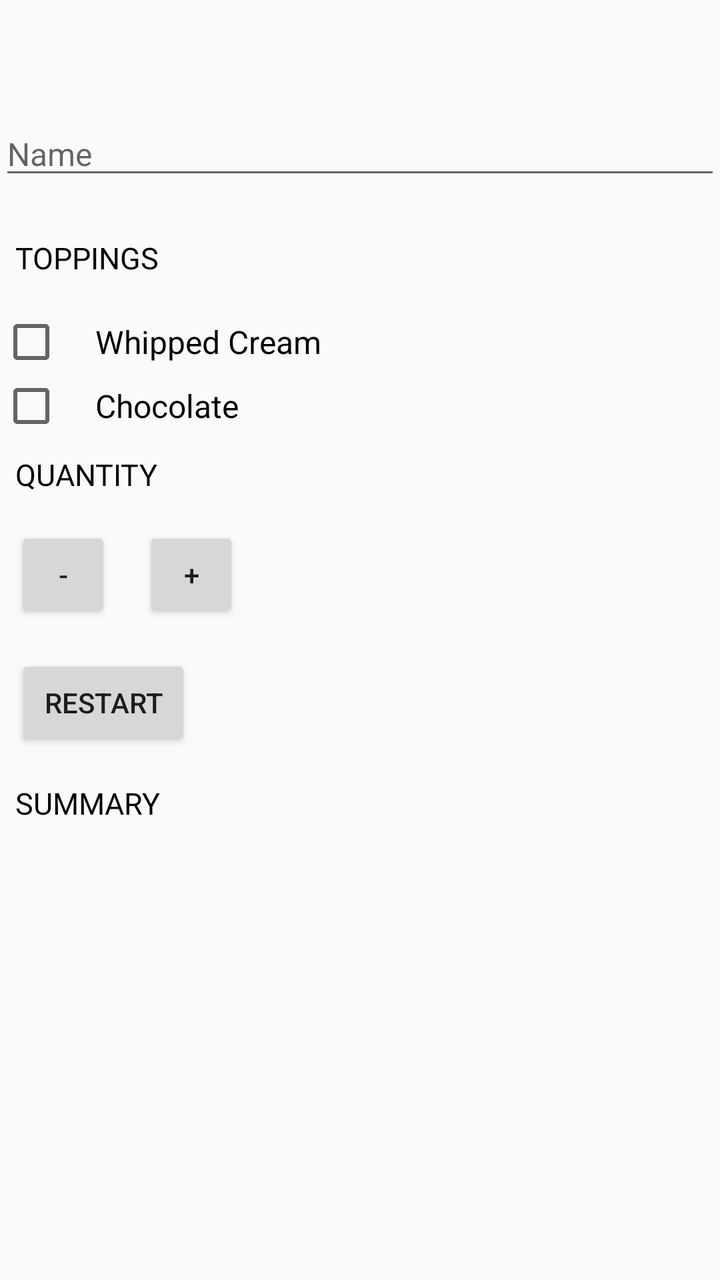
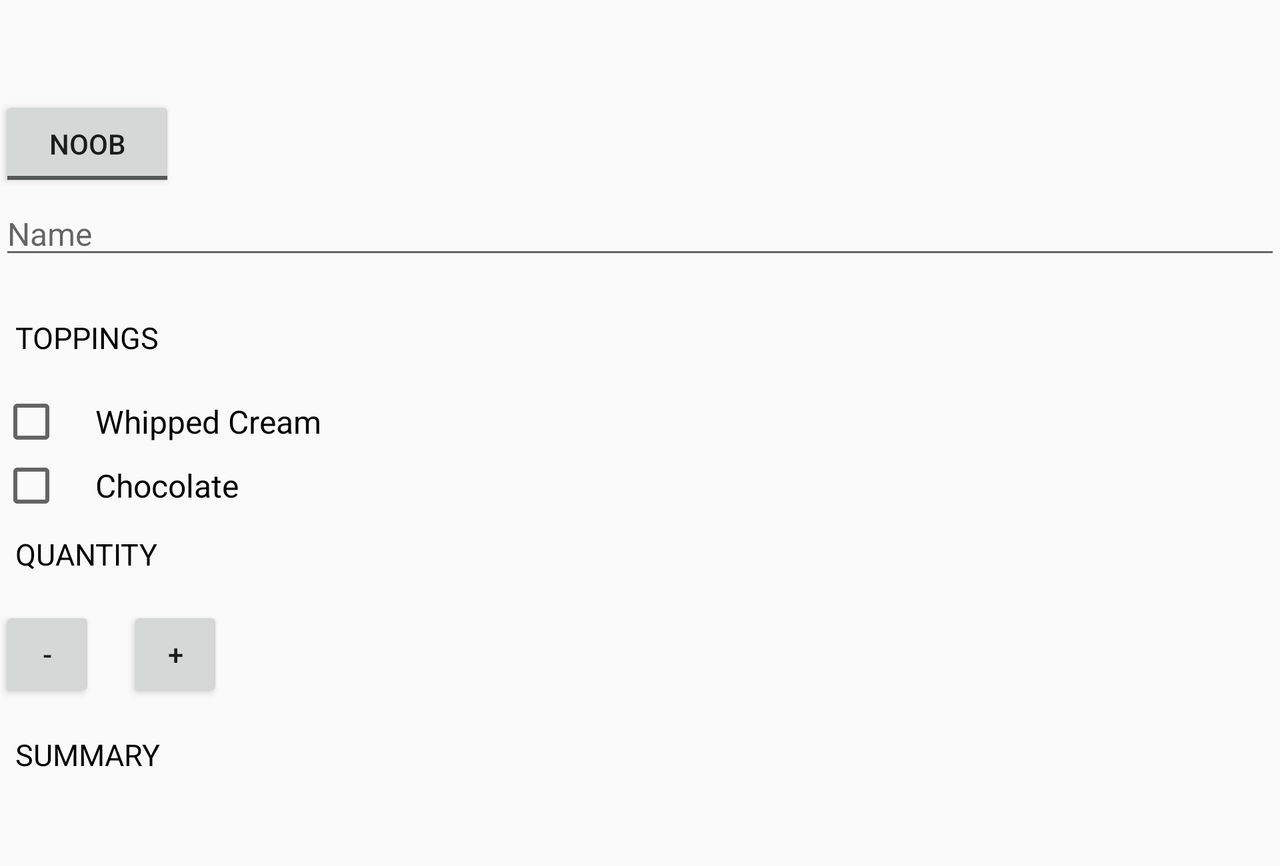

Compare how this app lays out the same screen by default and in its alternative resource folder. The renders come first, then the two layout files and the values they reference.
<!-- AndroidManifest.xml: application theme AppTheme -->
<!-- res/layout/content_main.xml -->
<ScrollView xmlns:android="http://schemas.android.com/apk/res/android"
    android:layout_height="match_parent"
    android:layout_marginTop="?android:attr/actionBarSize"
    android:layout_width="match_parent">
<LinearLayout xmlns:android="http://schemas.android.com/apk/res/android"
    xmlns:app="http://schemas.android.com/apk/res-auto"
    xmlns:tools="http://schemas.android.com/tools"
    android:layout_width="match_parent"
    android:layout_height="match_parent"
    android:orientation="vertical"
    android:paddingBottom="@dimen/activity_vertical_margin"
    android:paddingLeft="@dimen/activity_horizontal_margin"
    android:paddingRight="@dimen/activity_horizontal_margin"
    android:paddingTop="@dimen/activity_vertical_margin"
    app:layout_behavior="@string/appbar_scrolling_view_behavior"
    tools:context=".MainActivity"
    tools:showIn="@layout/activity_main">
    <EditText
        android:layout_width="match_parent"
        android:maxLines="1"
        android:layout_height="wrap_content"
        android:hint="@string/name"
        android:id="@+id/name"
        android:layout_marginBottom="16dp"
        android:textSize="16sp"
        android:inputType="textPersonName"/>
    <TextView
        android:text="@string/topping"
        android:textColor="#000000"
        android:paddingLeft="8dp"
        android:paddingRight="8dp"
        android:paddingTop = "8dp"
        style="@style/header"
        android:layout_marginBottom="16dp" />

    <CheckBox
        android:layout_width="wrap_content"
        android:layout_height="wrap_content"
        android:text="@string/whippedCream"
        android:textSize="16sp"
        android:paddingLeft="16dp"
        android:textColor="#000000"
        android:id="@+id/whippedCream"
        android:onClick="cream"/>

    <CheckBox
        android:layout_width="match_parent"
        android:layout_height="wrap_content"
        android:text="@string/chocolate"
        android:id="@+id/chocolate"
        android:onClick="chocolate"
        android:textSize="16sp"
        android:paddingLeft="16dp"/>

    <TextView
        android:text="Quantity"
        android:padding="8dp"
        android:textColor="#000000"
        android:id="@+id/quantity"
        style="@style/header" />

    <LinearLayout
        android:layout_width="wrap_content"
        android:layout_height="wrap_content">

        <Button
            android:id="@+id/minus"
            android:layout_width="48dp"
            android:layout_height="48dp"
            android:layout_marginBottom="8dp"
            android:layout_marginLeft="8dp"
            android:layout_marginTop="8dp"
            android:layout_marginRight="8dp"
            android:onClick="minus"
            android:text="-" />

        <TextView
            android:id="@+id/numberOfCoffee"
            android:layout_width="wrap_content"
            android:layout_height="wrap_content"
            android:layout_marginBottom="8dp"
            android:layout_marginRight="8dp"
            android:layout_marginTop="8dp"
            android:textSize="16sp" />

        <Button
            android:id="@+id/plus"
            android:layout_width="48dp"
            android:layout_height="48dp"
            android:layout_marginBottom="8dp"
            android:layout_marginRight="8dp"
            android:layout_marginTop="8dp"
            android:onClick="plus"
            android:text="+" />
    </LinearLayout>

    
        
        
        
        
        
        

    <Button
        android:layout_width="wrap_content"
        android:layout_height="wrap_content"
        android:text="Restart"
        android:id="@+id/button"
        android:onClick="restart"
        android:layout_margin="8dp" />

    <TextView
        android:text="@string/summary"
        android:padding="8dp"
        android:textColor="#000000"
        style="@style/header" />

    <TextView
        android:id="@+id/orderSummary"
        android:layout_width="wrap_content"
        android:layout_height="wrap_content"
        android:padding="8dp"
        android:textSize="16sp" />
</LinearLayout>
</ScrollView>
<!-- resources referenced by this layout -->
<resources>
  <string name="chocolate">Chocolate</string>string&gt;
  <string name="name">Name</string>
  <string name="summary">Summary</string>
  <string name="topping">Toppings</string>
  <string name="whippedCream">Whipped Cream</string>
  <style name="header">
          <item name="android:textSize">15sp</item>
          <item name="android:layout_height">wrap_content</item>
          <item name="android:layout_width">wrap_content</item>
          <item name="android:textAllCaps">true</item>
      </style>
  <style name="AppTheme" parent="Theme.AppCompat.Light.DarkActionBar">
          
          <item name="colorPrimary">#009688</item>
          <item name="colorPrimaryDark">#00796B</item>
          <item name="colorAccent">#536DFE</item>
      </style>
</resources>
<!-- res/layout-land/content_main.xml (the repository's variant of the layout above) -->
<!-- drawn on the phone turned sideways -->
<ScrollView xmlns:android="http://schemas.android.com/apk/res/android"
    android:layout_height="match_parent"
    android:layout_marginTop="?android:attr/actionBarSize"
    android:layout_width="match_parent">
    <LinearLayout xmlns:android="http://schemas.android.com/apk/res/android"
        xmlns:app="http://schemas.android.com/apk/res-auto"
        xmlns:tools="http://schemas.android.com/tools"
        android:layout_width="match_parent"
        android:layout_height="match_parent"
        android:orientation="vertical"
        android:paddingBottom="@dimen/activity_vertical_margin"
        android:paddingLeft="@dimen/activity_horizontal_margin"
        android:paddingRight="@dimen/activity_horizontal_margin"
        android:paddingTop="@dimen/activity_vertical_margin"
        app:layout_behavior="@string/appbar_scrolling_view_behavior"
        tools:context=".MainActivity"
        tools:showIn="@layout/activity_main">
        <ToggleButton
            android:layout_width="wrap_content"
            android:layout_height="wrap_content"
            android:textOff="Noob"
            android:textOn="Developer"
            android:id="@+id/toggle"/>
        <EditText
            android:layout_width="match_parent"
            android:maxLines="1"
            android:layout_height="wrap_content"
            android:hint="@string/name"
            android:id="@+id/name"
            android:layout_marginBottom="16dp"
            android:textSize="16sp"
            android:inputType="textPersonName"/>
        <TextView
            android:text="@string/topping"
            android:textColor="#000000"
            android:paddingLeft="8dp"
            android:paddingRight="8dp"
            android:paddingTop = "8dp"
            style="@style/header"
            android:layout_marginBottom="16dp" />

        <CheckBox
            android:layout_width="wrap_content"
            android:layout_height="wrap_content"
            android:text="@string/whippedCream"
            android:textSize="16sp"
            android:paddingLeft="16dp"
            android:textColor="#000000"
            android:id="@+id/whippedCream"
            android:onClick="cream"/>

        <CheckBox
            android:layout_width="match_parent"
            android:layout_height="wrap_content"
            android:text="@string/chocolate"
            android:id="@+id/chocolate"
            android:onClick="chocolate"
            android:textSize="16sp"
            android:paddingLeft="16dp"/>

        <TextView
            android:text="Quantity"
            android:padding="8dp"
            android:textColor="#000000"
            android:id="@+id/quantity"
            style="@style/header" />

        <LinearLayout
            android:layout_width="wrap_content"
            android:layout_height="wrap_content">

            <Button
                android:id="@+id/minus"
                android:layout_width="48dp"
                android:layout_height="48dp"
                android:layout_marginBottom="8dp"

                android:layout_marginTop="8dp"
                android:layout_marginRight="8dp"
                android:onClick="minus"
                android:text="-" />

            <TextView
                android:id="@+id/numberOfCoffee"
                android:layout_width="wrap_content"
                android:layout_height="wrap_content"
                android:layout_marginBottom="8dp"
                android:layout_marginRight="8dp"
                android:layout_marginTop="8dp"
                android:textSize="16sp" />

            <Button
                android:id="@+id/plus"
                android:layout_width="48dp"
                android:layout_height="48dp"
                android:layout_marginBottom="8dp"
                android:layout_marginRight="8dp"
                android:layout_marginTop="8dp"
                android:onClick="plus"
                android:text="+" />
        </LinearLayout>
        

        <Button
            android:layout_width="wrap_content"
            android:layout_height="wrap_content"
            android:text="Restart"
            android:id="@+id/button"
            android:onClick="restart"
            android:visibility="gone"
            />

        <TextView
            android:text="@string/summary"
            android:padding="8dp"
            android:textColor="#000000"
            style="@style/header" />

        <TextView
            android:id="@+id/orderSummary"
            android:layout_width="wrap_content"
            android:layout_height="wrap_content"
            android:padding="8dp"
            android:textSize="16sp" />
    </LinearLayout>
</ScrollView>
